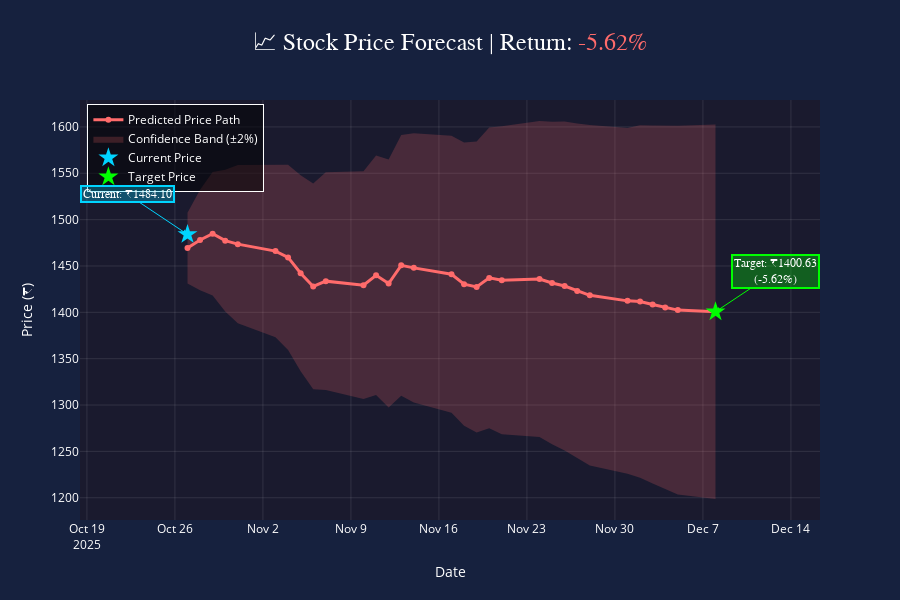
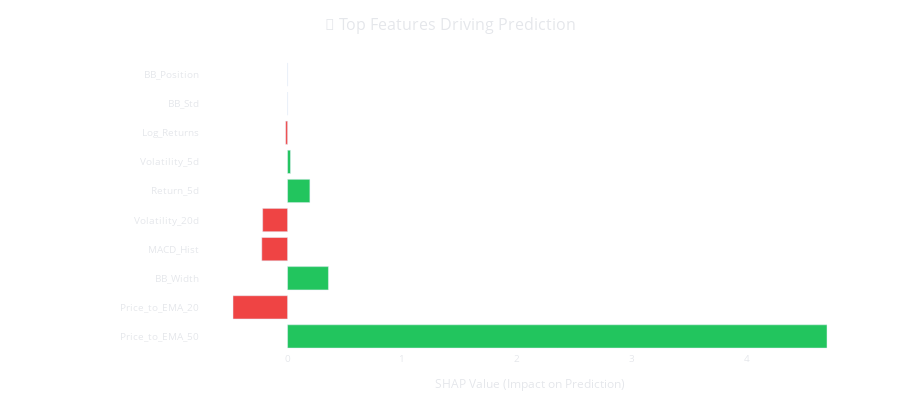

Write notebook code for charts like these, in order.
### Code cell
# Test the agent
if __name__ == "__main__":
    # Test with a popular Indian stock
    agent = ForecastingAgent("RELIANCE.NS", forecast_days=30)
    result = agent.run_pipeline()
    
    if result.get('success', False):
        print(f"Forecast successful!")
        print(f"Current Price: ₹{result['forecast']['current_price']:.2f}")
        print(f"Predicted Price: ₹{result['forecast']['final_price']:.2f}")
        print(f"Predicted Return: {result['forecast']['predicted_return_pct']:.2f}%")
        print(f"Models Used: {result['models_used']}")
        print(f"RMSE: {result['metrics']['rmse']:.4f}")
        print(f"Direction Accuracy: {result['metrics']['direction_accuracy']*100:.1f}%")
        
        # Create and show charts
        forecast_fig = agent.create_forecast_chart(result)
        forecast_fig.show()
        
        importance_fig = agent.create_feature_importance_chart(result)
        importance_fig.show()
    else:
        print(f"Forecast failed: {result.get('error', 'Unknown error')}")

### Figure 1 — Plotly figure (JSON) as saved in the notebook; plotly's stock layout.template omitted (floating-point values rounded to 4 significant figures)
{"data": [{"hovertemplate": "<b>Predicted</b><br>Date: %{x}<br>Price: ₹%{y:.2f}<extra></extra>", "line": {"color": "#ff6b6b", "width": 3}, "marker": {"color": "#ff6b6b", "size": 6}, "mode": "lines+markers", "name": "Predicted Price Path", "type": "scatter", "x": ["2025-10-27T00:00:00+05:30", "2025-10-28T00:00:00+05:30", "2025-10-29T00:00:00+05:30", "2025-10-30T00:00:00+05:30", "2025-10-31T00:00:00+05:30", "2025-11-03T00:00:00+05:30", "2025-11-04T00:00:00+05:30", "2025-11-05T00:00:00+05:30", "2025-11-06T00:00:00+05:30", "2025-11-07T00:00:00+05:30", "2025-11-10T00:00:00+05:30", "2025-11-11T00:00:00+05:30", "2025-11-12T00:00:00+05:30", "2025-11-13T00:00:00+05:30", "2025-11-14T00:00:00+05:30", "2025-11-17T00:00:00+05:30", "2025-11-18T00:00:00+05:30", "2025-11-19T00:00:00+05:30", "2025-11-20T00:00:00+05:30", "2025-11-21T00:00:00+05:30", "2025-11-24T00:00:00+05:30", "2025-11-25T00:00:00+05:30", "2025-11-26T00:00:00+05:30", "2025-11-27T00:00:00+05:30", "2025-11-28T00:00:00+05:30", "2025-12-01T00:00:00+05:30", "2025-12-02T00:00:00+05:30", "2025-12-03T00:00:00+05:30", "2025-12-04T00:00:00+05:30", "2025-12-05T00:00:00+05:30", "2025-12-08T00:00:00+05:30"], "y": [1469.0, 1478.0, 1485.0, 1477.0, 1474.0, 1466.0, 1459.0, 1442.0, 1428.0, 1434.0, 1429.0, 1440.0, 1431.0, 1451.0, 1448.0, 1441.0, 1430.0, 1427.0, 1437.0, 1435.0, 1436.0, 1432.0, 1428.0, 1423.0, 1418.0, 1412.0, 1412.0, 1409.0, 1405.0, 1402.0, 1401.0]}, {"fill": "toself", "fillcolor": "rgba(255, 107, 107, 0.2)", "hoverinfo": "skip", "line": {"color": "rgba(255,255,255,0)"}, "name": "Confidence Band (±2%)", "showlegend": true, "type": "scatter", "x": ["2025-10-27T00:00:00+05:30", "2025-10-28T00:00:00+05:30", "2025-10-29T00:00:00+05:30", "2025-10-30T00:00:00+05:30", "2025-10-31T00:00:00+05:30", "2025-11-03T00:00:00+05:30", "2025-11-04T00:00:00+05:30", "2025-11-05T00:00:00+05:30", "2025-11-06T00:00:00+05:30", "2025-11-07T00:00:00+05:30", "2025-11-10T00:00:00+05:30", "2025-11-11T00:00:00+05:30", "2025-11-12T00:00:00+05:30", "2025-11-13T00:00:00+05:30", "2025-11-14T00:00:00+05:30", "2025-11-17T00:00:00+05:30", "2025-11-18T00:00:00+05:30", "2025-11-19T00:00:00+05:30", "2025-11-20T00:00:00+05:30", "2025-11-21T00:00:00+05:30", "2025-11-24T00:00:00+05:30", "2025-11-25T00:00:00+05:30", "2025-11-26T00:00:00+05:30", "2025-11-27T00:00:00+05:30", "2025-11-28T00:00:00+05:30", "2025-12-01T00:00:00+05:30", "2025-12-02T00:00:00+05:30", "2025-12-03T00:00:00+05:30", "2025-12-04T00:00:00+05:30", "2025-12-05T00:00:00+05:30", "2025-12-08T00:00:00+05:30", "2025-12-08T00:00:00+05:30", "2025-12-05T00:00:00+05:30", "2025-12-04T00:00:00+05:30", "2025-12-03T00:00:00+05:30", "2025-12-02T00:00:00+05:30", "2025-12-01T00:00:00+05:30", "2025-11-28T00:00:00+05:30", "2025-11-27T00:00:00+05:30", "2025-11-26T00:00:00+05:30", "2025-11-25T00:00:00+05:30", "2025-11-24T00:00:00+05:30", "2025-11-21T00:00:00+05:30", "2025-11-20T00:00:00+05:30", "2025-11-19T00:00:00+05:30", "2025-11-18T00:00:00+05:30", "2025-11-17T00:00:00+05:30", "2025-11-14T00:00:00+05:30", "2025-11-13T00:00:00+05:30", "2025-11-12T00:00:00+05:30", "2025-11-11T00:00:00+05:30", "2025-11-10T00:00:00+05:30", "2025-11-07T00:00:00+05:30", "2025-11-06T00:00:00+05:30", "2025-11-05T00:00:00+05:30", "2025-11-04T00:00:00+05:30", "2025-11-03T00:00:00+05:30", "2025-10-31T00:00:00+05:30", "2025-10-30T00:00:00+05:30", "2025-10-29T00:00:00+05:30", "2025-10-28T00:00:00+05:30", "2025-10-27T00:00:00+05:30"], "y": [1507.0, 1532.0, 1551.0, 1554.0, 1559.0, 1559.0, 1559.0, 1548.0, 1539.0, 1551.0, 1552.0, 1569.0, 1565.0, 1591.0, 1593.0, 1590.0, 1583.0, 1584.0, 1599.0, 1601.0, 1606.0, 1606.0, 1606.0, 1604.0, 1602.0, 1599.0, 1602.0, 1602.0, 1601.0, 1601.0, 1603.0, 1199.0, 1203.0, 1209.0, 1215.0, 1222.0, 1226.0, 1235.0, 1242.0, 1251.0, 1258.0, 1266.0, 1268.0, 1275.0, 1270.0, 1278.0, 1292.0, 1303.0, 1310.0, 1297.0, 1311.0, 1307.0, 1316.0, 1317.0, 1336.0, 1359.0, 1373.0, 1388.0, 1401.0, 1418.0, 1424.0, 1431.0]}, {"hovertemplate": "<b>Current Price</b><br>₹%{y:.2f}<extra></extra>", "marker": {"color": "#00d4ff", "size": 15, "symbol": "star"}, "mode": "markers", "name": "Current Price", "type": "scatter", "x": ["2025-10-27T00:00:00+05:30"], "y": [1484.0]}, {"hovertemplate": "<b>Target Price</b><br>₹%{y:.2f}<extra></extra>", "marker": {"color": "#00ff00", "size": 15, "symbol": "star"}, "mode": "markers", "name": "Target Price", "type": "scatter", "x": ["2025-12-08T00:00:00+05:30"], "y": [1401.0]}], "layout": {"annotations": [{"arrowcolor": "#00d4ff", "arrowhead": 2, "ax": -60, "ay": -40, "bgcolor": "rgba(0, 212, 255, 0.3)", "bordercolor": "#00d4ff", "borderwidth": 2, "font": {"color": "white", "family": "Arial Black", "size": 12}, "showarrow": true, "text": "Current: ₹1484.10", "x": "2025-10-27T00:00:00+05:30", "y": 1484.0}, {"arrowcolor": "#00ff00", "arrowhead": 2, "ax": 60, "ay": -40, "bgcolor": "rgba(0, 255, 0, 0.3)", "bordercolor": "#00ff00", "borderwidth": 2, "font": {"color": "white", "family": "Arial Black", "size": 12}, "showarrow": true, "text": "Target: ₹1400.63<br>(-5.62%)", "x": "2025-12-08T00:00:00+05:30", "y": 1401.0}], "font": {"color": "white", "size": 12}, "height": 600, "hovermode": "x unified", "legend": {"bgcolor": "rgba(0,0,0,0.5)", "bordercolor": "white", "borderwidth": 1, "x": 0.01, "y": 0.99}, "paper_bgcolor": "#16213e", "plot_bgcolor": "#1a1a2e", "showlegend": true, "title": {"font": {"color": "white", "family": "Arial Black", "size": 24}, "text": "📈 Stock Price Forecast | Return: <span style=\"color:#ff6b6b\">-5.62%</span>", "x": 0.5, "xanchor": "center"}, "xaxis": {"gridcolor": "rgba(255,255,255,0.1)", "showgrid": true, "title": {"text": "Date"}}, "yaxis": {"gridcolor": "rgba(255,255,255,0.1)", "showgrid": true, "title": {"text": "Price (₹)"}}}}

### Figure 2 — Plotly figure (JSON) as saved in the notebook; plotly's stock layout.template omitted (floating-point values rounded to 4 significant figures)
{"data": [{"hovertemplate": "<b>%{y}</b><br>Impact: %{x:.4f}<extra></extra>", "marker": {"color": ["#22c55e", "#ef4444", "#22c55e", "#ef4444", "#ef4444", "#22c55e", "#22c55e", "#ef4444", "#ef4444", "#ef4444"]}, "orientation": "h", "type": "bar", "x": [4.694, -0.4749, 0.3557, -0.2242, -0.2168, 0.1942, 0.02537, -0.0165, 0.0, 0.0], "y": ["Price_to_EMA_50", "Price_to_EMA_20", "BB_Width", "MACD_Hist", "Volatility_20d", "Return_5d", "Volatility_5d", "Log_Returns", "BB_Std", "BB_Position"]}], "layout": {"font": {"color": "#e5e7eb"}, "height": 400, "margin": {"b": 40, "l": 200, "r": 40, "t": 60}, "paper_bgcolor": "rgba(0,0,0,0)", "plot_bgcolor": "rgba(0,0,0,0)", "showlegend": false, "title": {"font": {"color": "#e5e7eb", "size": 16}, "text": "🎯 Top Features Driving Prediction", "x": 0.5}, "xaxis": {"gridcolor": "rgba(255,255,255,0.1)", "showgrid": true, "tickfont": {"color": "#e5e7eb", "size": 10}, "title": {"font": {"color": "#e5e7eb", "size": 12}, "text": "SHAP Value (Impact on Prediction)"}, "zeroline": true, "zerolinecolor": "rgba(255,255,255,0.3)", "zerolinewidth": 2}, "yaxis": {"showgrid": false, "tickfont": {"color": "#e5e7eb", "size": 10}, "title": {"font": {"color": "#e5e7eb", "size": 12}}}}}
